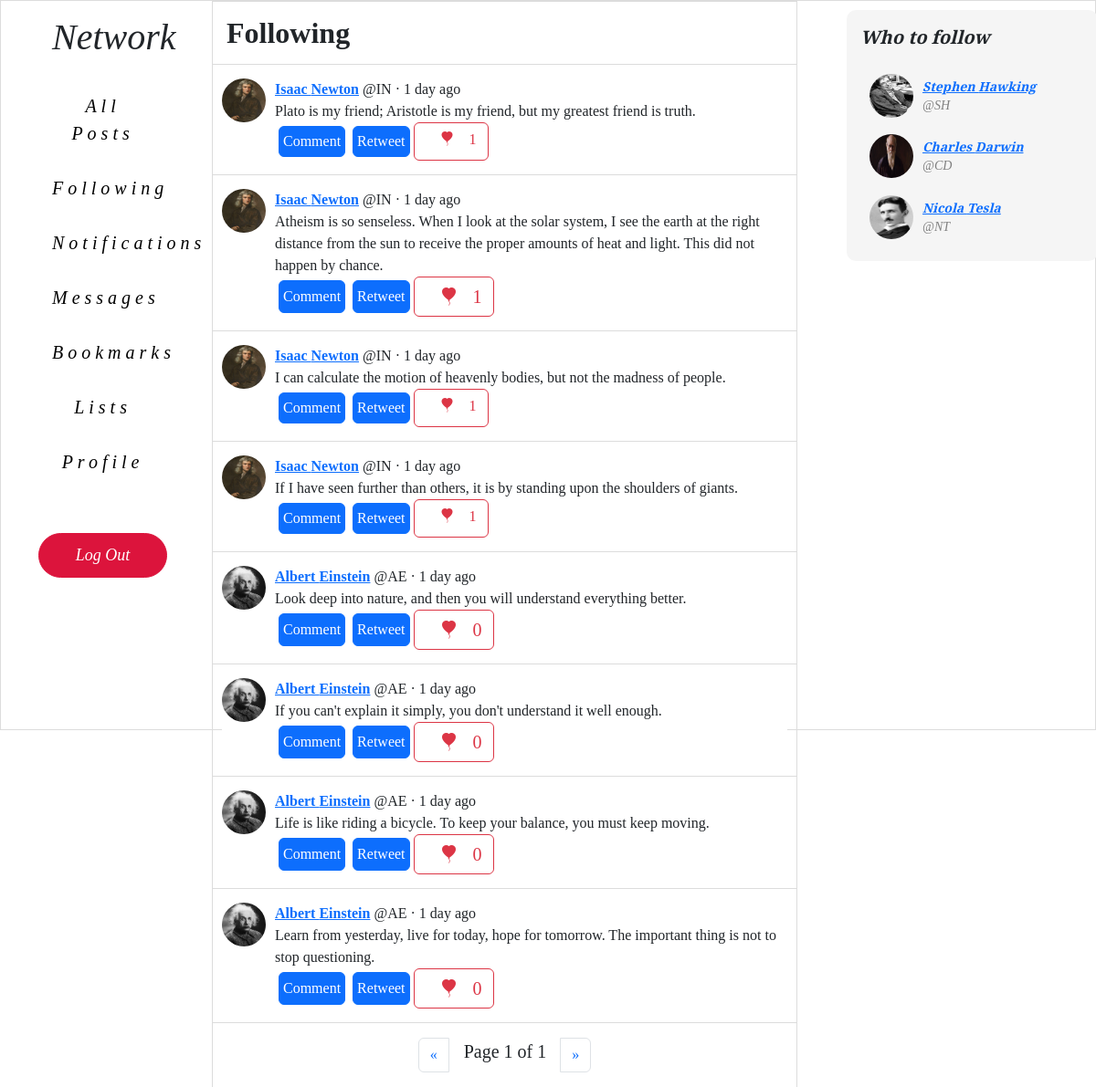
Page /following (signed in) on the committed database.
### network/models.py (models this page shows, shortened)
class Post(models.Model):
    user = models.ForeignKey("User", on_delete=models.CASCADE, related_name="posts")
    body = models.TextField(blank=True, max_length=280)
    likes = models.ManyToManyField("User", blank=True, related_name="likes")
    timestamp = models.DateTimeField(auto_now_add=True)
    def get_time(self):
        return humanize.naturaltime(self.timestamp)
    def total_likes(self):
        return self.likes.count()

class User(AbstractUser):
    pass
    bio = models.TextField(blank=True, max_length=160)
    profile_picture = models.ImageField(default="default.jpeg", upload_to="profile_pictures")

### network/views.py (the view)
# urls.py: path("following", views.following, name="following"),
def following(request):
    current_user = User.objects.get(username=request.user)
    currently_following = current_user.following.all()
    followed_posts = []
    for user in currently_following:
        followed_posts += (user.following.posts.all())
    followed_posts.sort(key=lambda post: post.timestamp, reverse=True)
    paginator = Paginator(followed_posts, 10)
    page_number = request.GET.get('page')
    page_obj = paginator.get_page(page_number)
    context = {
        "page_obj": page_obj,
        "recommend_follow": recommend_follow(request),
    }
    return render(request, "network/following.html", context)

### network/views.py (called while the page is built)
def recommend_follow(request):
    current_user = User.objects.get(username=request.user)
    not_following = User.objects.exclude(
        followers__user=current_user
    ).exclude(username=current_user)
    if len(not_following) > 3: sample_size = 3
    else: sample_size = len(not_following)
    not_following = random.sample(list(not_following), sample_size)
    return not_following

### network/templates/network/following.html (shortened to what this page needs)
{% extends "network/layout.html" %}
{% block body %}
    <div class="page-title">Following</div>
    {% for post in page_obj %}
    <div class="post-outer-container">
        <div class="post-container">
            <div class="profile-pic">
                <a href="/profile/{{ post.user.username }}">
                    <img src="{{ post.user.profile_picture.url }}" />
                  </a>
            </div>
            <div class="post-body-container">
                <div class="post-body-top">
                    <div>
                        <a href="/profile/{{ post.user.username }}"><b>{{ post.user.first_name }} {{ post.user.last_name }}</a> </b> @{{ post.user.username }} · {{ post.get_time }}
                    </div>
                </div>
                <div class="post-body">
                    {{ post.body }}
                </div>
                {% if user.is_authenticated %}
                <div class="d-flex">
                    <button type="button" class="btn btn-primary m-1 p-1">Comment</button>
                    <button type="button" class="btn btn-primary m-1 p-1">Retweet</button>
                    {% if request.user in post.likes.all %}
                        <button type="button" class="d-flex like-container btn btn-outline-danger" id="liked" title="Unlike" value="{{ post.id }}"><i class="bi bi-balloon-heart-fill mx-3"></i><div class="like-count">{{ post.total_likes }}</div></button>
                    {% else %}
                        <button type="button" class="d-flex like-container btn btn-outline-danger fs-5" id="not-liked" title="Like" value="{{ post.id }}"><i class="bi bi-balloon-heart-fill mx-3"></i><div class="like-count">{{ post.total_likes }}</div></button>
                    {% endif %}
                </div>
                {% endif %}
            </div>
        </div>
    </div>
    {% endfor %}
    <nav aria-label="Page navigation">
        <ul class="pagination justify-content-center mt-3">
            {% if page_obj.has_previous %}
          <li class="page-item">
            <a id="prev" class="page-link" href="?page={{ page_obj.previous_page_number }}" aria-label="Previous">
              <span aria-hidden="true">&laquo;</span>
            </a>
          </li>
          {% else %}
          <li class="page-item">
            <a id="prev" class="page-link" href="#" aria-label="Previous">
              <span aria-hidden="true">&laquo;</span>
            </a>
          </li>
          {% endif %}
          <span class="current fs-5 mx-3">
            Page {{ page_obj.number }} of {{ page_obj.paginator.num_pages }}
        </span>
        {% if page_obj.has_next %}
          <li class="page-item">
                <a id="next" class="page-link" href="?page={{ page_obj.next_page_number }}" aria-label="Next">
                    <span aria-hidden="true">&raquo;</span>
                  </a>
          </li>
          {% else %}
          <li class="page-item">
            <a id="next" class="page-link" href="#" aria-label="Next">
                <span aria-hidden="true">&raquo;</span>
              </a>
      </li>
          {% endif %}
        </ul>
      </nav>
{% endblock %}

### network/templates/network/layout.html (shortened to what this page needs)
{% load static %}
<!DOCTYPE html>
<html lang="en">
  <head>
    <link href="{% static 'network/style.css' %}" rel="stylesheet" />
    <link
      href="https://cdn.jsdelivr.net/npm/bootstrap@5.3.2/dist/css/bootstrap.min.css"
      rel="stylesheet"
    />
    <link rel="stylesheet" href="https://cdn.jsdelivr.net/npm/bootstrap-icons@1.11.1/font/bootstrap-icons.css">
  </head>
  <body>
    <div class="container">
      <div class="row">
        <div class="col-2">
          <div class="left-pane text-wrap text-center" style = "font-family:'Playfair Display', serif;font-size:16px;font-style:italic;">
            <nav class="navigation-bar">
              <div class="logo">
                <div class="fs-1">Network</div>
              </div>
              <div class="nav d-block">
                <div class="nav-item">
                  <a class="navigation-link text-decoration-none" href="{% url 'index' %}">All Posts</a>
                </div>
              </div>
              {% if user.is_authenticated %}
              <div class="nav d-block">
                <div class="nav-item">
                  <a class="navigation-link" href="{% url 'following' %}"
                    >Following</a
                  >
                </div>
              </div>
              <div class="nav d-block">
                <div class="nav-item">
                  <a class="navigation-link" href="#">Notifications</a>
                </div>
              </div>
              <div class="nav d-block">
                <div class="nav-item">
                  <a class="navigation-link" href="#">Messages</a>
                </div>
              </div>
              <div class="nav d-block">
                <div class="nav-item">
                  <a class="navigation-link" href="#">Bookmarks</a>
                </div>
              </div>
              <div class="nav d-block">
                <div class="nav-item">
                  <a class="navigation-link" href="#">Lists</a>
                </div>
              </div>
              <div class="nav d-block">
                <div class="nav-item">
                  <a class="navigation-link" href="/profile/{{ request.user }}"
                    >Profile</a
                  >
                </div>
              </div>
              {% endif %} {% if user.is_authenticated %}
              <div class="logout">
                <a class="navigation-link" href="{% url 'logout' %}">Log Out</a>
              </div>
              {% endif %}
            </nav>
          </div>
        </div>
        <div class="col-7">
          <div class="body" style = "font-family:'Mooli', serif; font-size: 2em ;" >{% block body %} {% endblock %}</div>
        </div>
        <div class="col-3">
          <div class="right-pane" style = "font-family:'Playfair Display', serif;font-size:16px;font-style:italic;">
            {% if user.is_authenticated %}
            <div class="who-to-follow-container">
              <div class="who-to-follow">
                <p>Who to follow</p>
                {% for user in recommend_follow %}
                <div class="recommend-follow">
                  <div class="profile-pic">
                    <a href="/profile/{{ user.username }}">
                      <img src="{{ user.profile_picture.url }}" />
                    </a>
                  </div>
                  <div class="recommend-user">
                    <a href="/profile/{{ user.username }}"
                      ><div>{{ user.first_name }} {{ user.last_name }}</div>
                    </a>
                    <div>@{{ user.username }}</div>
                  </div>
                </div>
                {% endfor %}
              </div>
            </div>
            {% endif %}
          </div>
        </div>
      </div>
    </div>
  </body>
</html>

### network/static/network/style.css (style rules this page uses)
body { border: 1px solid gainsboro; height: 100vh; width: 100vw; }
.navigation-bar { font-size: 20px; margin-top: 10px; margin-left: auto; margin-right: 30px; max-width: 250px; width: 85%; }
.logo { cursor: default; padding-left: 15px; padding-bottom: 15px; }
.nav-item a { border-radius: 25px; display: inline-block; margin: 5px 0 5px 0; padding: 10px 15px 10px 15px; transition: background-color 0.15s linear; letter-spacing: 5px; }
.navigation-link { color: black; text-decoration: none; }
.logout .navigation-link, .register .navigation-link { color: white; font-size: 18px; }
.logout a, .register a { background-color: crimson; border: 1px solid crimson; border-radius: 25px; display: flex; justify-content: center; padding: 10px 0 10px 0; margin-top: 3rem; transition: filter 0.25s; }
.body { border-left: 1px solid gainsboro; border-right: 1px solid gainsboro; overflow: scroll; width: 100%; }
.page-title { background-color: white; border-top: 1px solid gainsboro; border-bottom: 1px solid gainsboro; font-weight: bold; margin-top: auto; margin-bottom: auto; padding: 10px 0px 10px 15px; }
.post-outer-container { border-bottom: 1px solid gainsboro; padding: 15px 10px 15px 10px; }
.post-container { background-color: white; display: flex; font-size: 16px; height: auto; width: 100%; }
.profile-pic img { border-radius: 100%; height: 48px; margin-right: 10px; width: 48px; }
.post-body-container { width: 100%; }
.post-body-top { display: flex; justify-content: space-between; }
.right-pane { display: block; justify-content: left; }
.who-to-follow-container { height: 275px; margin-top: 10px; margin-left: 30px; width: 275px; }
.who-to-follow { background-color: whitesmoke; border-radius: 10px; display: grid; grid-template-rows: 0.25fr 1fr 1fr 1fr; height: 100%; padding: 15px; width: 100%; }
.who-to-follow p { font-size: 20px; font-weight: bold; height: 100%; }
.recommend-follow { display: grid; align-items: center; display: flex; font-size: 14px; height: 100%; padding-left: 10px; }
.recommend-user div:nth-child(1) { font-weight: bold; }
.recommend-user div:nth-child(2) { color: gray; }

### rows in the picture
Post: user.profile_picture (picture), user.first_name "Isaac", user.last_name "Newton", user.username "IN", get_time "1 day ago", body "Plato is my friend; Aristotle is my friend, but my greatest friend is truth.", total_likes "1"
Post: user.profile_picture (picture), user.first_name "Isaac", user.last_name "Newton", user.username "IN", get_time "1 day ago", body "Atheism is so senseless. When I look at the solar system, I see the earth at the right distance from the sun to receive the proper amounts of heat and light. This did not happen by chance.", total_likes "1"
Post: user.profile_picture (picture), user.first_name "Isaac", user.last_name "Newton", user.username "IN", get_time "1 day ago", body "I can calculate the motion of heavenly bodies, but not the madness of people.", total_likes "1"
Post: user.profile_picture (picture), user.first_name "Isaac", user.last_name "Newton", user.username "IN", get_time "1 day ago", body "If I have seen further than others, it is by standing upon the shoulders of giants.", total_likes "1"
Post: user.profile_picture (picture), user.first_name "Albert", user.last_name "Einstein", user.username "AE", get_time "1 day ago", body "Look deep into nature, and then you will understand everything better.", total_likes "0"
Post: user.profile_picture (picture), user.first_name "Albert", user.last_name "Einstein", user.username "AE", get_time "1 day ago", body "If you can't explain it simply, you don't understand it well enough.", total_likes "0"
Post: user.profile_picture (picture), user.first_name "Albert", user.last_name "Einstein", user.username "AE", get_time "1 day ago", body "Life is like riding a bicycle. To keep your balance, you must keep moving.", total_likes "0"
Post: user.profile_picture (picture), user.first_name "Albert", user.last_name "Einstein", user.username "AE", get_time "1 day ago", body "Learn from yesterday, live for today, hope for tomorrow. The important thing is not to stop questioning.", total_likes "0"
User: profile_picture (picture), first_name "Stephen", last_name "Hawking", username "SH"
User: profile_picture (picture), first_name "Charles", last_name "Darwin", username "CD"
User: profile_picture (picture), first_name "Nicola", last_name "Tesla", username "NT"

### other values in the picture
{{ page_obj.number }} "1"
{{ page_obj.paginator.num_pages }} "1"
